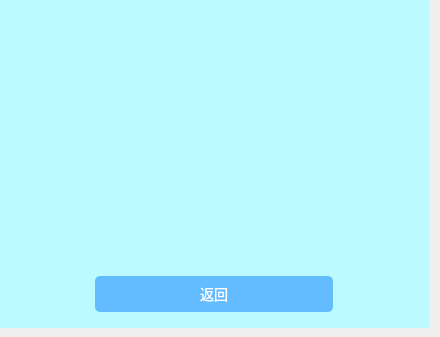
   <widget class="QWidget" name="page_8">
    <widget class="QLabel" name="label_backround_3">
     <property name="geometry">
      <rect>
       <x>0</x>
       <y>0</y>
       <width>429</width>
       <height>328</height>
      </rect>
     </property>
     <property name="styleSheet">
      <string notr="true">QLabel{
	
	background-color: rgb(187, 250, 255);
}</string>
     </property>
     <property name="text">
      <string/>
     </property>
    </widget>
    <widget class="QLabel" name="label_QQPro_4">
     <property name="geometry">
      <rect>
       <x>0</x>
       <y>0</y>
       <width>141</width>
       <height>51</height>
      </rect>
     </property>
     <property name="text">
      <string/>
     </property>
     <property name="pixmap">
      <pixmap resource="Img.qrc">:/Img/QQ_SIGN.png</pixmap>
     </property>
     <property name="scaledContents">
      <bool>true</bool>
     </property>
    </widget>
    <widget class="QPushButton" name="btn_close_8">
     <property name="geometry">
      <rect>
       <x>400</x>
       <y>-1</y>
       <width>31</width>
       <height>31</height>
      </rect>
     </property>
     <property name="autoFillBackground">
      <bool>false</bool>
     </property>
     <property name="styleSheet">
      <string notr="true">QPushButton::hover{
	image: url(:/Img/close_red.png);
}
QPushButton::passed{
	
	image: url(:/Img/close_red_passed.png);
}</string>
     </property>
     <property name="text">
      <string/>
     </property>
     <property name="icon">
      <iconset resource="Img.qrc">
       <normaloff>:/Img/close.png</normaloff>:/Img/close.png</iconset>
     </property>
     <property name="iconSize">
      <size>
       <width>16</width>
       <height>16</height>
      </size>
     </property>
     <property name="checkable">
      <bool>false</bool>
     </property>
     <property name="autoDefault">
      <bool>false</bool>
     </property>
     <property name="flat">
      <bool>true</bool>
     </property>
    </widget>
    <widget class="QPushButton" name="btn_minisize_8">
     <property name="geometry">
      <rect>
       <x>370</x>
       <y>-1</y>
       <width>31</width>
       <height>31</height>
      </rect>
     </property>
     <property name="autoFillBackground">
      <bool>false</bool>
     </property>
     <property name="styleSheet">
      <string notr="true">QPushButton::hover{
	image: url(:/Img/minisize_gray.png);
}
</string>
     </property>
     <property name="text">
      <string/>
     </property>
     <property name="icon">
      <iconset resource="Img.qrc">
       <normaloff>:/Img/minisize.png</normaloff>:/Img/minisize.png</iconset>
     </property>
     <property name="iconSize">
      <size>
       <width>16</width>
       <height>16</height>
      </size>
     </property>
     <property name="checkable">
      <bool>false</bool>
     </property>
     <property name="autoDefault">
      <bool>false</bool>
     </property>
     <property name="flat">
      <bool>true</bool>
     </property>
    </widget>
    <widget class="QLabel" name="label_QR">
     <property name="geometry">
      <rect>
       <x>129</x>
       <y>70</y>
       <width>171</width>
       <height>171</height>
      </rect>
     </property>
     <property name="styleSheet">
      <string notr="true">QLabel{
	
	image: url(:/Img/QRcode.png);
}</string>
     </property>
     <property name="text">
      <string/>
     </property>
    </widget>
    <widget class="QPushButton" name="btn_login_2">
     <property name="enabled">
      <bool>true</bool>
     </property>
     <property name="geometry">
      <rect>
       <x>95</x>
       <y>276</y>
       <width>238</width>
       <height>36</height>
      </rect>
     </property>
     <property name="font">
      <font>
       <family>新宋体</family>
       <pointsize>-1</pointsize>
      </font>
     </property>
     <property name="autoFillBackground">
      <bool>false</bool>
     </property>
     <property name="styleSheet">
      <string notr="true">QPushButton{
background-color: rgb(99, 188, 255);
color: rgb(255, 255, 255);
border-radius: 5px;
font-size:14px;
}
QPushButton:hover{
background-color: rgb(99, 170, 255);
color: rgb(255, 255, 255);
border-radius: 5px;

}
QPushButton:pressed{
background-color: rgb(99, 188, 255);
color: rgb(255, 255, 255);
border-radius: 5px;
padding-left:2px;
padding-top:2px;
}</string>
     </property>
     <property name="text">
      <string>返回</string>
     </property>
     <property name="iconSize">
      <size>
       <width>238</width>
       <height>36</height>
      </size>
     </property>
     <property name="autoRepeat">
      <bool>false</bool>
     </property>
     <property name="flat">
      <bool>false</bool>
     </property>
    </widget>
   </widget>
